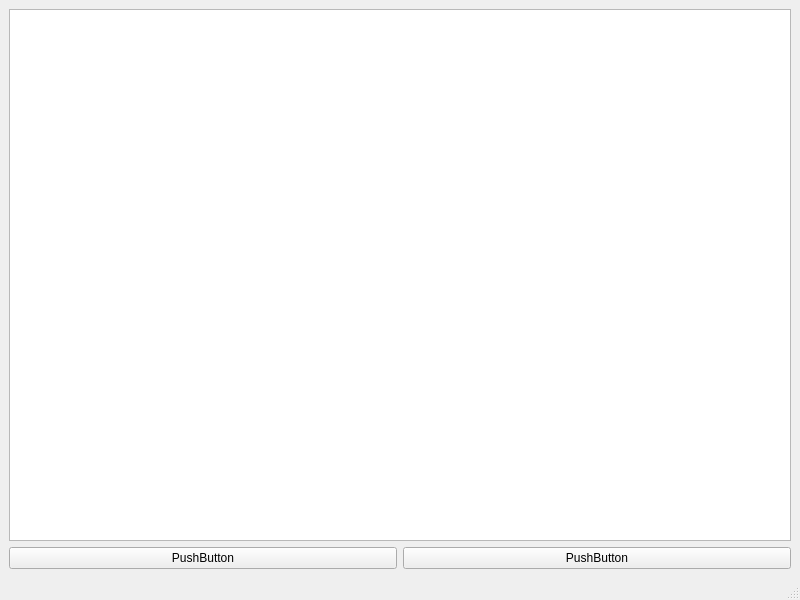
<?xml version="1.0" encoding="UTF-8"?>
<ui version="4.0">
 <class>MainWindow</class>
 <widget class="QMainWindow" name="MainWindow">
  <property name="geometry">
   <rect>
    <x>0</x>
    <y>0</y>
    <width>800</width>
    <height>600</height>
   </rect>
  </property>
  <property name="windowTitle">
   <string>MainWindow</string>
  </property>
  <widget class="QWidget" name="centralwidget">
   <layout class="QVBoxLayout" name="verticalLayout">
    <item>
     <widget class="QTextEdit" name="textEdit"/>
    </item>
    <item>
     <layout class="QHBoxLayout" name="horizontalLayout">
      <item>
       <widget class="QPushButton" name="Clear">
        <property name="text">
         <string>PushButton</string>
        </property>
       </widget>
      </item>
      <item>
       <widget class="QPushButton" name="AddText">
        <property name="text">
         <string>PushButton</string>
        </property>
       </widget>
      </item>
     </layout>
    </item>
   </layout>
  </widget>
  <widget class="QMenuBar" name="menubar">
   <property name="geometry">
    <rect>
     <x>0</x>
     <y>0</y>
     <width>800</width>
     <height>22</height>
    </rect>
   </property>
  </widget>
  <widget class="QStatusBar" name="statusbar"/>
 </widget>
 <resources/>
 <connections/>
</ui>
